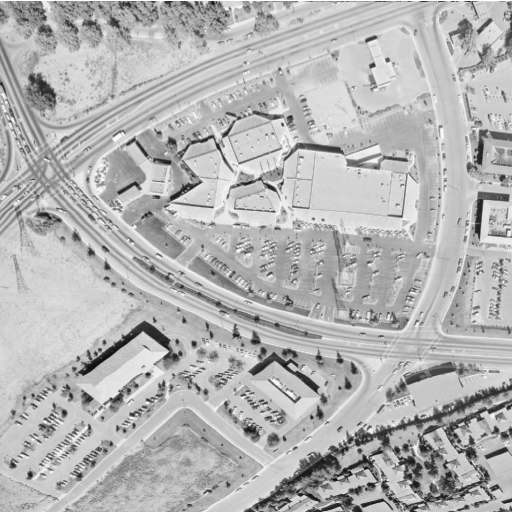
#> input picture Dataset/5.2.09.tiff, 512 x 512 px, found by its file name
$ python 'canny edge detection.py'
#> lines starting #> are read from the running program, lines starting #| are printed output that depends on the picture
import skimage.io as io
import numpy as np
import matplotlib.pyplot as plt
from skimage import feature
from skimage import util

s = io.imread('D:\\4-1\\DIP LAB\\dataset\\5.2.09.tiff')
#> s is the input picture: shape (512, 512); min 12, max 255, mean 180.6
io.imshow(s)
io.show()

s_gray = util.img_as_ubyte(s)  # Convert the image to grayscale

# Apply Canny edge detection
s_edges = feature.canny(s_gray)
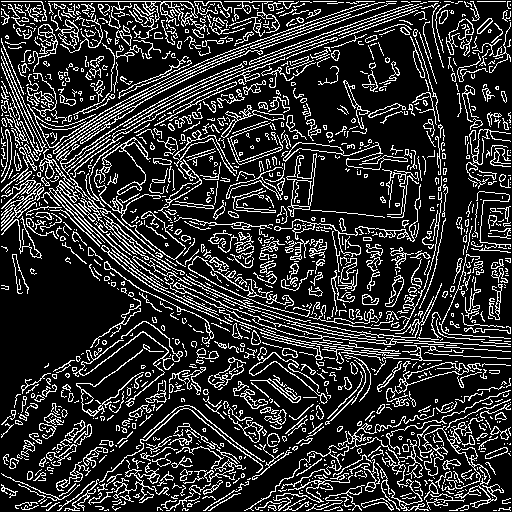
#> s_edges: shape (512, 512) bool; 19.4% white in thin lines or dots

io.imshow(s_edges)
io.show()
